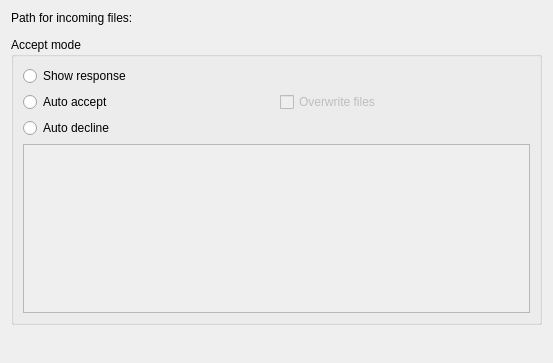
<?xml version="1.0" encoding="UTF-8"?>
<ui version="4.0">
 <class>FileConfigBase</class>
 <widget class="QWidget" name="FileConfigBase">
  <property name="geometry">
   <rect>
    <x>0</x>
    <y>0</y>
    <width>553</width>
    <height>363</height>
   </rect>
  </property>
  <property name="windowTitle">
   <string>Form1</string>
  </property>
  <layout class="QVBoxLayout" name="verticalLayout_2">
   <item>
    <widget class="QLabel" name="lblPath">
     <property name="text">
      <string>Path for incoming files:</string>
     </property>
     <property name="wordWrap">
      <bool>false</bool>
     </property>
    </widget>
   </item>
   <item>
    <widget class="EditFile" name="edtPath" native="true"/>
   </item>
   <item>
    <widget class="QGroupBox" name="grpAccept">
     <property name="title">
      <string>Accept mode</string>
     </property>
     <layout class="QGridLayout" name="gridLayout">
      <item row="0" column="0">
       <widget class="QRadioButton" name="btnDialog">
        <property name="text">
         <string>Show response</string>
        </property>
       </widget>
      </item>
      <item row="1" column="0">
       <widget class="QRadioButton" name="btnAccept">
        <property name="text">
         <string>Auto accept</string>
        </property>
       </widget>
      </item>
      <item row="1" column="1">
       <widget class="QCheckBox" name="chkOverwrite">
        <property name="enabled">
         <bool>false</bool>
        </property>
        <property name="text">
         <string>Overwrite files</string>
        </property>
        <property name="buttonGroupId" stdset="0">
         <number>100</number>
        </property>
       </widget>
      </item>
      <item row="2" column="0">
       <widget class="QRadioButton" name="btnDecline">
        <property name="text">
         <string>Auto decline</string>
        </property>
        <property name="buttonGroupId" stdset="0">
         <number>2</number>
        </property>
       </widget>
      </item>
      <item row="3" column="0" colspan="2">
       <widget class="QPlainTextEdit" name="edtDecline">
        <property name="enabled">
         <bool>false</bool>
        </property>
       </widget>
      </item>
     </layout>
    </widget>
   </item>
   <item>
    <spacer name="verticalSpacer">
     <property name="orientation">
      <enum>Qt::Vertical</enum>
     </property>
     <property name="sizeHint" stdset="0">
      <size>
       <width>20</width>
       <height>50</height>
      </size>
     </property>
    </spacer>
   </item>
  </layout>
 </widget>
 <customwidgets>
  <customwidget>
   <class>EditFile</class>
   <extends>QWidget</extends>
   <header>simgui/editfile.h</header>
  </customwidget>
 </customwidgets>
 <resources/>
 <connections>
  <connection>
   <sender>btnAccept</sender>
   <signal>toggled(bool)</signal>
   <receiver>chkOverwrite</receiver>
   <slot>setEnabled(bool)</slot>
   <hints>
    <hint type="sourcelabel">
     <x>131</x>
     <y>92</y>
    </hint>
    <hint type="destinationlabel">
     <x>316</x>
     <y>89</y>
    </hint>
   </hints>
  </connection>
  <connection>
   <sender>btnDecline</sender>
   <signal>toggled(bool)</signal>
   <receiver>edtDecline</receiver>
   <slot>setEnabled(bool)</slot>
   <hints>
    <hint type="sourcelabel">
     <x>85</x>
     <y>119</y>
    </hint>
    <hint type="destinationlabel">
     <x>86</x>
     <y>167</y>
    </hint>
   </hints>
  </connection>
 </connections>
</ui>
